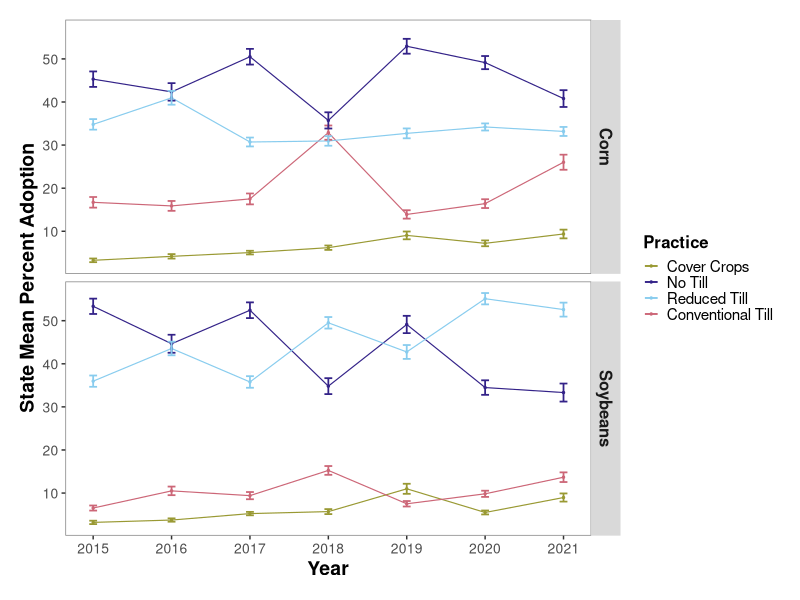
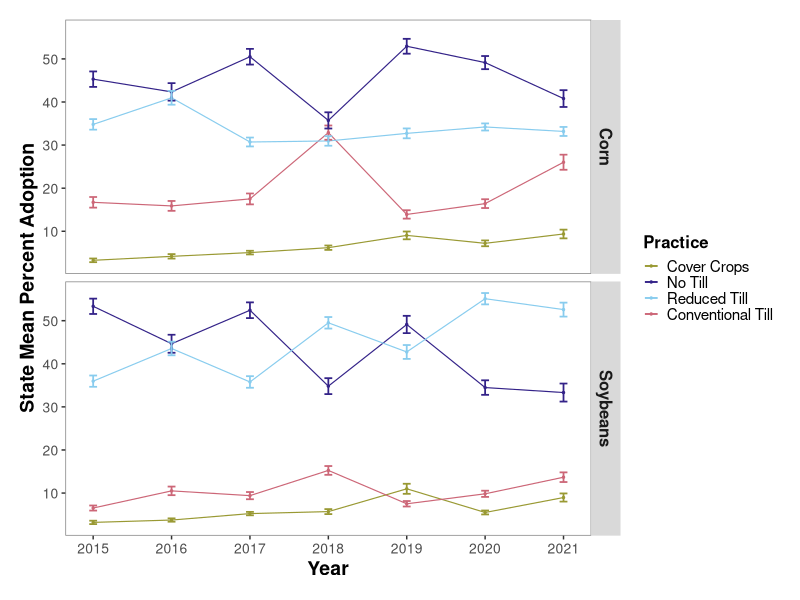

Generate these figures, in order, with R: (Note: this script raises an error after producing the figures.)
# OpTIS adoption rate information for Illinois and New York aggregated by counties 2015-2021.
# Data shared with AFT from Regrow analysis.
# Column "kpi_name" gives different types of land use areas, with "area" meaning the 
# analyzed acres of the county, tillage type/ cover crop / etc.
# units are ACRES

# load packages
library(reshape2) # for dcast()
library(ggplot2)
library(dplyr)


# to update data, run "download data.R"


# standard error
se <- function(x){sd(x)/(sqrt(length(x)))}

# load the data
datil <- read.csv("data/optis/datil_cleanlong.csv")




# what are the state average adoption rates by year and crop
means_cropyear <- datil %>% 
                group_by(state, year, crop_name, variable) %>%
                summarize(Mean = mean(value), se=se(value))
                          

# # what are the state average adoption rates by year (across all crops)
means_year <- datil%>%
              group_by(state, year, variable) %>%
              summarize(Mean = mean(value))

# what are the state average adoption rates across all available years (2015-2021) per crop?
means_crop <- datil%>%
                    group_by(state, crop_name, variable) %>%
                    summarize(Mean = mean(value), se=se(value))

# what are the state average adoption rates across MOST RECENT 4 YEARS 2018-2021?  
# note results not all that different between means_crop and means_crop_1821
# for now, will report most recent data:
means_crop_1821 <- datil%>%
              filter(year>2017) %>%
              group_by(crop_name, variable) %>%
              summarize(Mean = mean(value), se=se(value))

means_1821 <- datil%>%
  filter(year>2017) %>%
  group_by(variable) %>%
  summarize(Mean = mean(value), se=se(value))

# what are the state average adoption rates across all years and crops
means_global <- datil%>%
                group_by(variable) %>%
                summarize(Mean = mean(value), se = se(value))


# plots for mean adoption rates

windows(xpinch=200, ypinch=200, width=5, height=5)


# State mean change over time
# facet by crop

pal4 <- c("#999933", "#332288", "#88ccee",  "#cc6677")


ggplot(data=means_cropyear, aes(x=year, y=Mean, group=variable)) +
  geom_line(aes(color=variable), linewidth=0.4) +
  geom_point(aes(color=variable), size=0.5) +
  geom_errorbar(aes(ymin=Mean-se, ymax=Mean+se, color=variable), width=0.1, linewidth=0.6) +
  scale_color_manual(values=pal4, 
                     name="Practice",
                     breaks=c("perc_cc", "perc_nt", "perc_rt", "perc_ct"),
                     labels=c("Cover Crops", "No Till", "Reduced Till", "Conventional Till")) +
  facet_grid(rows=vars(crop_name)) + 
  scale_x_continuous(breaks=seq(2015,2021, 1), name="Year") +
  ylab("State Mean Percent Adoption") +
  theme(
        panel.grid.minor=element_blank(), 
        panel.grid.major=element_blank() ,
        axis.text.x=element_text(size=10),
        axis.text.y=element_text(size=10),
        axis.title.x=element_text(size=14, face="bold"),
        axis.title.y=element_text(size=14, face="bold"),
        panel.background = element_rect(fill = 'white') ,
        panel.border=element_rect(color="grey50", fill=NA, linewidth=0.5),
        strip.text=element_text(size=12, face="bold"),
        legend.text=element_text(size=11),
        legend.title=element_text(size=12, face="bold"),
        plot.margin = unit(c(0.5,0.5,0.5,0.5), "cm"),
        legend.key=element_rect(fill="white"),
        legend.key.size = unit(0.4, "cm")
  )	 

ggsave("plots/state_rates_15-21_IL.png")


library(lme4)
# rate of change - all practices together
summary(lm(value~year*variable + county + crop_name, data=datil))
mem <- lmer(value~year*variable + crop_name + (1|county), data=datil)
isSingular(mem)
summary(lm(value~year, data=datil))
summary(lm(value~year*variable, data=datil))
summary(lm(value~year + crop_name, data=datil))
summary(lm(value~year + county, data=datil))
summary(lm(value~year*variable + crop_name, data=datil)) # no improvement with crop_name
summary(lm(value~year*variable + county, data=datil)) # no improvement with county

# rate of change - cover crops
# summary(lm(value~year, data=datil[datil$variable %in% "perc_cc",])) # R2 only 0.05, p is sig., slope=0.926
summary(lm(value~year + county, data=datil[datil$variable %in% "perc_cc",])) # improves R2 to 0.5, slope=0.942
# slope means that cc adoption is increasing by 0.9% per year. trend is significant (i.e. not zero)
# which looks about right given the plot above.
# at this rate we will reach 50% adoption in year ___?
# according to means_global IL cover crop adoption is at 6.5% (+/- 0.19).
# according to means_1821 cover crop adoption is at 7.9 (+/- 0.30)
# increasing by 0.99% per year
(50-7.9)/0.99  # 43 years to get to 50%.
2023+43 # 2066

# rate of change - no till
# summary(lm(value~year, data=datil[datil$variable %in% "perc_nt",])) # R2 only 0.02, p is sig., slope=-1.53
summary(lm(value~year + county, data=datil[datil$variable %in% "perc_nt",])) # improves R2 to 0.5, slope=-1.53
# slope means that nt adoption is DECREASING on average by 1.5% per year.  trend is significant (i.e. not zero)
# which looks about right given the plot above.
# at this rate we will reach 50% adoption in year ___?
# according to means_global IL no till adoption is at 43.5% (+/- 0.53).
# according to means_1821 no till adoption is at 41.3% (+/- 0.70)
# decreasing by 1.45% per year
43.5/1.45  # in 30 years no no-till 
2023+30 # 2053

# rate of change - reduced till
# summary(lm(value~year, data=datil[datil$variable %in% "perc_rt",])) # R2 only 0.02, p is sig., slope=1.21
summary(lm(value~year + county, data=datil[datil$variable %in% "perc_rt",])) # improves R2 to 0.27, slope=1.21
# slope means that rt adoption is increasing on average by 1.2% per year.  trend is significant (i.e. not zero)
# which looks about right given the plot above.
# at this rate we will reach 50% adoption in year ___?
# according to means_global IL rt adoption is at 39.9% (+/- 0.41).
# according to means_1821 rt adoption is at 41.3 (+/- 0.55)
# increasing by 1.14% per year
(50-41.3)/1.14  # 8 years to get to 50% adoption 
2023+8 # 2031

# rate of change - conventional till
# summary(lm(value~year, data=datil[datil$variable %in% "perc_ct",])) # R2 only 0.01, p is sig., slope=0.80
summary(lm(value~year + county, data=datil[datil$variable %in% "perc_ct",])) # improves R2 to 0.36, slope=0.80
# slope means that ct adoption is increasing on average by 0.8% per year.  trend is significant (i.e. not zero)
# which looks about right given the plot above.
# at this rate we will reach 50% adoption in year ___?
# according to means_global IL conventional till adoption is at 15.3% (+/-0.36).
# According to means_1821 conventional till adoption is at 17.0% (+/- 0.50)
# increasing by 0.78% per year
(50-17)/0.78  # 42 years to get to 50% adoption
2023+42 # 2065














# which counties have at least 5 years of consecutive measurements?
# work with a subset of data
subs <- datw[,c(1,2,5,4)]
# 
subs <- subs %>%
  group_by(state, county, crop_name) %>%
  mutate(con_yrs = cumsum(c(1, diff(year)>1))) %>%  # make col that is "1" for consecutive years, 2 if non-consecutive years
  group_by(state, county, crop_name, con_yrs) %>% # group by new column
  mutate(start = min(year), end = max(year), diff=end - start) # list first and last year of consecutive groups

# join back together with rest of data
datw2 <- left_join(datw, subs) %>%
  filter(diff>4) # only keep county-crop-years with at least 5 years consecutive data 2015-2021
# removes 102 county-crop-years
ggplot(data=datw2, aes(y=perc_cc, x=year, group=county)) +
  geom_line(aes(color=county), show.legend=F) + #, position="jitter", size=0.5) +
  facet_grid(rows=vars(crop_name), cols=vars(state))
unique(datw2$diff)

sum(is.na(datw$perc_cc))
sum(is.na(datw$acres))
sum(is.na(datw$cc.acres))
test <- datw[rowSums(is.na(datw))>0,]
# turns out that we create NAs for counties where certain kpi_names are not measured
# for that county that year that crop
# so need to do the subs code above for each kpi_name